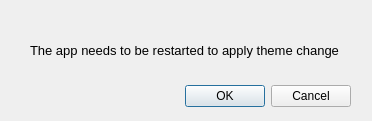
<?xml version="1.0" encoding="UTF-8"?>
<ui version="4.0">
 <class>Dialog</class>
 <widget class="QDialog" name="Dialog">
  <property name="geometry">
   <rect>
    <x>0</x>
    <y>0</y>
    <width>372</width>
    <height>121</height>
   </rect>
  </property>
  <property name="windowTitle">
   <string>Dialog</string>
  </property>
  <widget class="QDialogButtonBox" name="buttonBox">
   <property name="geometry">
    <rect>
     <x>10</x>
     <y>80</y>
     <width>341</width>
     <height>32</height>
    </rect>
   </property>
   <property name="orientation">
    <enum>Qt::Horizontal</enum>
   </property>
   <property name="standardButtons">
    <set>QDialogButtonBox::Cancel|QDialogButtonBox::Ok</set>
   </property>
  </widget>
  <widget class="QLabel" name="label">
   <property name="geometry">
    <rect>
     <x>30</x>
     <y>30</y>
     <width>311</width>
     <height>41</height>
    </rect>
   </property>
   <property name="font">
    <font>
     <pointsize>10</pointsize>
    </font>
   </property>
   <property name="text">
    <string>The app needs to be restarted to apply theme change</string>
   </property>
   <property name="wordWrap">
    <bool>true</bool>
   </property>
  </widget>
 </widget>
 <resources/>
 <connections>
  <connection>
   <sender>buttonBox</sender>
   <signal>accepted()</signal>
   <receiver>Dialog</receiver>
   <slot>accept()</slot>
   <hints>
    <hint type="sourcelabel">
     <x>248</x>
     <y>254</y>
    </hint>
    <hint type="destinationlabel">
     <x>157</x>
     <y>274</y>
    </hint>
   </hints>
  </connection>
  <connection>
   <sender>buttonBox</sender>
   <signal>rejected()</signal>
   <receiver>Dialog</receiver>
   <slot>reject()</slot>
   <hints>
    <hint type="sourcelabel">
     <x>316</x>
     <y>260</y>
    </hint>
    <hint type="destinationlabel">
     <x>286</x>
     <y>274</y>
    </hint>
   </hints>
  </connection>
 </connections>
</ui>
